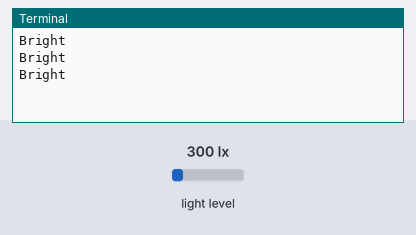
Recording of a program running on a simulated Raspberry Pi (BCM pin numbers). On the bench: the last lines printed to the terminal. Inputs (shaded band) come from the test bench; at power-on: light level 300 lx.

Above: at 1.2 s.
1.3 s: light level set to 40 lx
At 1.9 s:
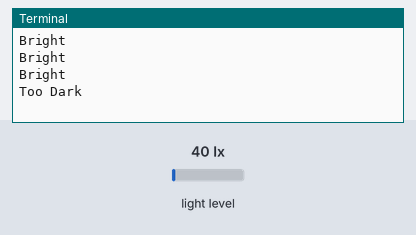
3.0 s: light level set to 500 lx
At 3.4 s:
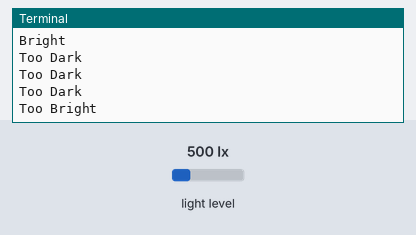
4.5 s: light level set to 80 lx
At 4.9 s:
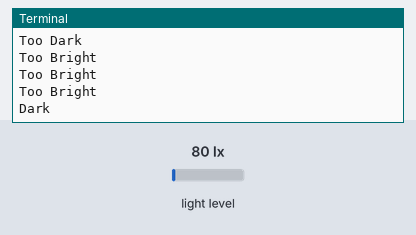
6.0 s: light level set to 120 lx
At 6.5 s:
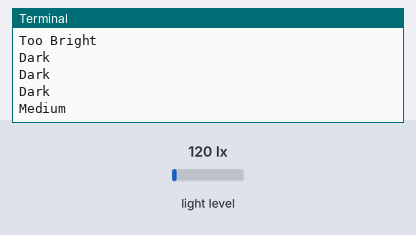

Measured:
- after the input at 1.3 s, the terminal: prints a new line after 0.21 s (image 1)
- after the input at 3.0 s, the terminal: prints a new line at once (image 2)
- after the input at 4.5 s, the terminal: prints a new line at once (image 3)
- after the input at 6.0 s, the terminal: prints a new line at once (image 4)

The program:

i2c.py
```python
import smbus
import time

# Define some constants from the datasheet

DEVICE     = 0x23 # Default device I2C address

POWER_DOWN = 0x00 # No active state
POWER_ON   = 0x01 # Power on
RESET      = 0x07 # Reset data register value

# Start measurement at 4lx resolution. Time typically 16ms.
CONTINUOUS_LOW_RES_MODE = 0x13
# Start measurement at 1lx resolution. Time typically 120ms
CONTINUOUS_HIGH_RES_MODE_1 = 0x10
# Start measurement at 0.5lx resolution. Time typically 120ms
CONTINUOUS_HIGH_RES_MODE_2 = 0x11
# Start measurement at 1lx resolution. Time typically 120ms
# Device is automatically set to Power Down after measurement.
ONE_TIME_HIGH_RES_MODE_1 = 0x20
# Start measurement at 0.5lx resolution. Time typically 120ms
# Device is automatically set to Power Down after measurement.
ONE_TIME_HIGH_RES_MODE_2 = 0x21
# Start measurement at 1lx resolution. Time typically 120ms
# Device is automatically set to Power Down after measurement.
ONE_TIME_LOW_RES_MODE = 0x23

#bus = smbus.SMBus(0) # Rev 1 Pi uses 0
bus = smbus.SMBus(1)  # Rev 2 Pi uses 1

def convertToNumber(data):
  # Simple function to convert 2 bytes of data
  # into a decimal number. Optional parameter 'decimals'
  # will round to specified number of decimal places.
  result=(data[1] + (256 * data[0])) / 1.2
  return (result)

def readLight(addr=DEVICE):
  # Read data from I2C interface
  data = bus.read_i2c_block_data(addr,ONE_TIME_HIGH_RES_MODE_1)
  return convertToNumber(data)

def main():

  while True:
    lightLevel=readLight()
    if lightLevel <= 50:
	print("Too Dark")
	time.sleep(0.5)
    elif 50 < lightLevel <= 100:
	print("Dark")
	time.sleep(0.5)
    elif 100 < lightLevel <= 200:
	print("Medium")
	time.sleep(0.5)
    elif 200 < lightLevel <= 300:
	print("Bright")
	time.sleep(0.5)
    elif 300 < lightLevel:
	print("Too Bright")
	time.sleep(0.5)

if __name__=="__main__":
   main()
```
